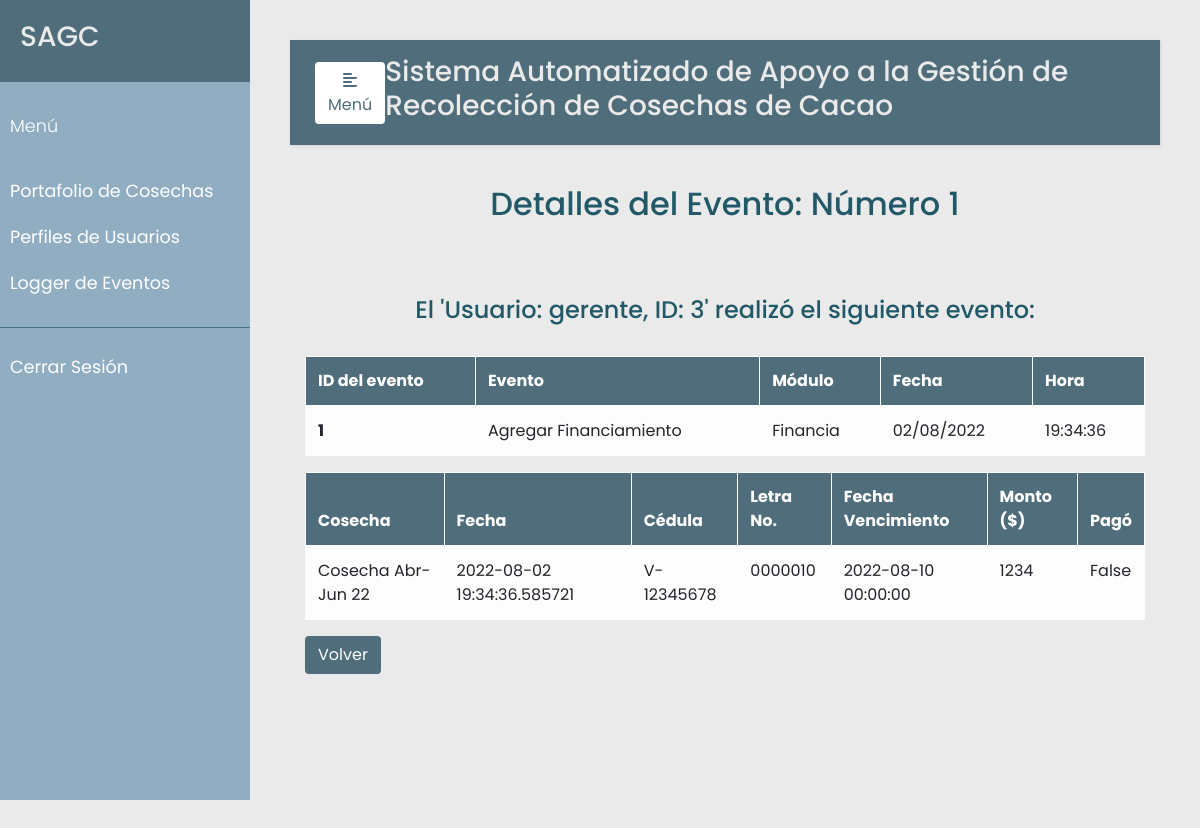
/eventos/1/detalles (signed in), run on the app's committed database.
### src/models.py (models this page shows, shortened)
class Evento(db.Model):
    __tablename__ = 'eventos'
    id = db.Column(db.Integer, primary_key=True)
    usuario = db.Column(db.Integer, db.ForeignKey('usuarios.id'), nullable=False)
    evento = db.Column(db.String(120), nullable=False)
    modulo = db.Column(db.String(120), nullable=False)
    fecha = db.Column(db.DateTime, nullable=False)
    descripcion = db.Column(db.String(120), nullable=False)

### src/eventos.py (the view)
@app.route('/eventos/<evento_id>/detalles')
@login_required
def detalles(evento_id):
    evento = Evento.query.filter_by(id=evento_id).first()
    if ';' in evento.descripcion:
        desc = evento.descripcion.split(';')
    else:
        desc = [evento.descripcion]
    for i in range(len(desc)):
        d = desc[i].replace('\'','').split('(', 1)
        descripcion = d[1].rsplit(')', 1)[0].split(', ')
        desc[i] = descripcion
    if evento.modulo == 'Perfiles':
        columns = ["Nombre del Usuario", "Nombre", "Apellido", "Rol"]
        for i in range(len(desc)):
            rol = desc[i][len(desc[i])-1]
            print(rol)
            if rol == "1":
                desc[i][len(desc[i])-1] = "Administrador"
            elif rol == "2":
                desc[i][len(desc[i])-1] = "Analista de Ventas"
            elif rol == "3":
                desc[i][len(desc[i])-1] = "Vendedor"
            elif rol == "4":
                desc[i][len(desc[i])-1] = "Gerente"
    elif evento.modulo == 'Cosecha':
        columns = ["Descripción", "Fecha Inicio", "Fecha Fin"]
    elif evento.modulo == 'Recolector':
        columns = ["Cédula", "Apellido", "Nombre", "Teléfono Local", "Celular", "Tipo-Recolector", "Dirección 1", "Dirección 2"]
    elif evento.modulo == 'Tipo Recolector':
        columns = ["Descripción", "Precio"]
    elif evento.modulo == 'Compra':
        columns = ["Cosecha", "Fecha", "Cédula", "Cacao", "Precio ($)", "Cantidad (Kg)", "Humedad (%)", "Merma (%)", "Merma (Kg)", "Cantidad Total (Kg)", "Monto ($)"]
    elif evento.modulo == 'Financia':
        columns = ["Cosecha", "Fecha", "Cédula", "Letra No.", "Fecha Vencimiento", "Monto ($)", "Pagó"]
    print(desc)
    return render_template('eventos_detalles.html', e=evento, columns=columns, descripcion=desc, update=False if len(desc) == 1 else True)

### src/decoradores.py (called while the page is built)
def login_required(f):
    @wraps(f)
    def wrap(*args, **kwargs):
        if 'logged_in' in session:
            return f(*args, **kwargs)
        else:
            flash('Necesitas iniciar sesión primero')
            return redirect(url_for('login'))
    return wrap

### templates/eventos_detalles.html (shortened to what this page needs)
{% extends "base.html" %}
{% set active_page = "detalles_eventos" %}
{% block content %}
<section class="vh-100">
    <div class="container h-100">
        <p class="text-center h2 fw-bold mb-5 mx-1 mx-md-4 mt-4">Detalles del Evento: Número {{e.id}}</p>
        <br/>
        <h4 class="text-center">El '{{ e.usuario }}' realizó el siguiente evento: </h5>
        <br/>
        <table class="table table-bordered table-light table-hover">
          <thead>
            <tr>
              <th scope="col">ID del evento</th>
              <th scope="col">Evento</th>
              <th scope="col">Módulo</th>
              <th scope="col">Fecha</th>
              <th scope="col">Hora</th>
            </tr>
          </thead>
          <tbody>
            <tr>
              <th>{{e.id}}</th>
              <td>{{ e.evento }}</td>
              <td>{{ e.modulo }}</td>
              <td>{{ e.fecha.strftime("%d/%m/%Y") }}</td>
              <td>{{ e.fecha.strftime("%H:%M:%S") }}</td>
            </tr>
          </tbody>
        </table>
        <table class="table table-bordered table-light table-hover">
          <thead>
            <tr>
              {% for c in columns %}
              <th scope="col">{{ c }}</th>
              {% endfor %}
            </tr>
          </thead>
          <tbody>
            <tr>
              {% for d in descripcion[0] %}
              <td>{{ d }}</td>
              {% endfor %}
            </tr>
          </tbody>
        </table>
        <div class="row">
          <div class="col-md-12">
            <a href="/eventos" class="btn action">Volver</a>
          </div>
        </div>
    </div>
</section>
{% endblock %}

### static/css/styles.css (style rules this page uses)
body { font-family: 'Poppins', sans-serif; background: #EAEAEA; }
p { font-family: 'Poppins', sans-serif; font-size: 1.1em; font-weight: 300; line-height: 1.7em; color: #215968; }
h4 { color: #215968; }
a, a:hover, a:focus { color: inherit; text-decoration: none; transition: all 0.3s; }
.btn.action { color:#fff; background-color:#4F6D7A; }
thead { color:#fff; background-color:#4F6D7A; }

### data on the page
Evento: id "1", usuario "Usuario: gerente, ID: 3", evento "Agregar Financiamiento", modulo "Financia", fecha "02/08/2022", fecha "19:34:36"

### other printed values
{{ c }} "Cosecha" "Fecha" "Cédula" "Letra No." "Fecha Vencimiento" "Monto ($)" "Pagó"
{{ d }} "Cosecha Abr-Jun 22" "2022-08-02 19:34:36.585721" "V-12345678" "0000010" "2022-08-10 00:00:00" "1234" "False"
